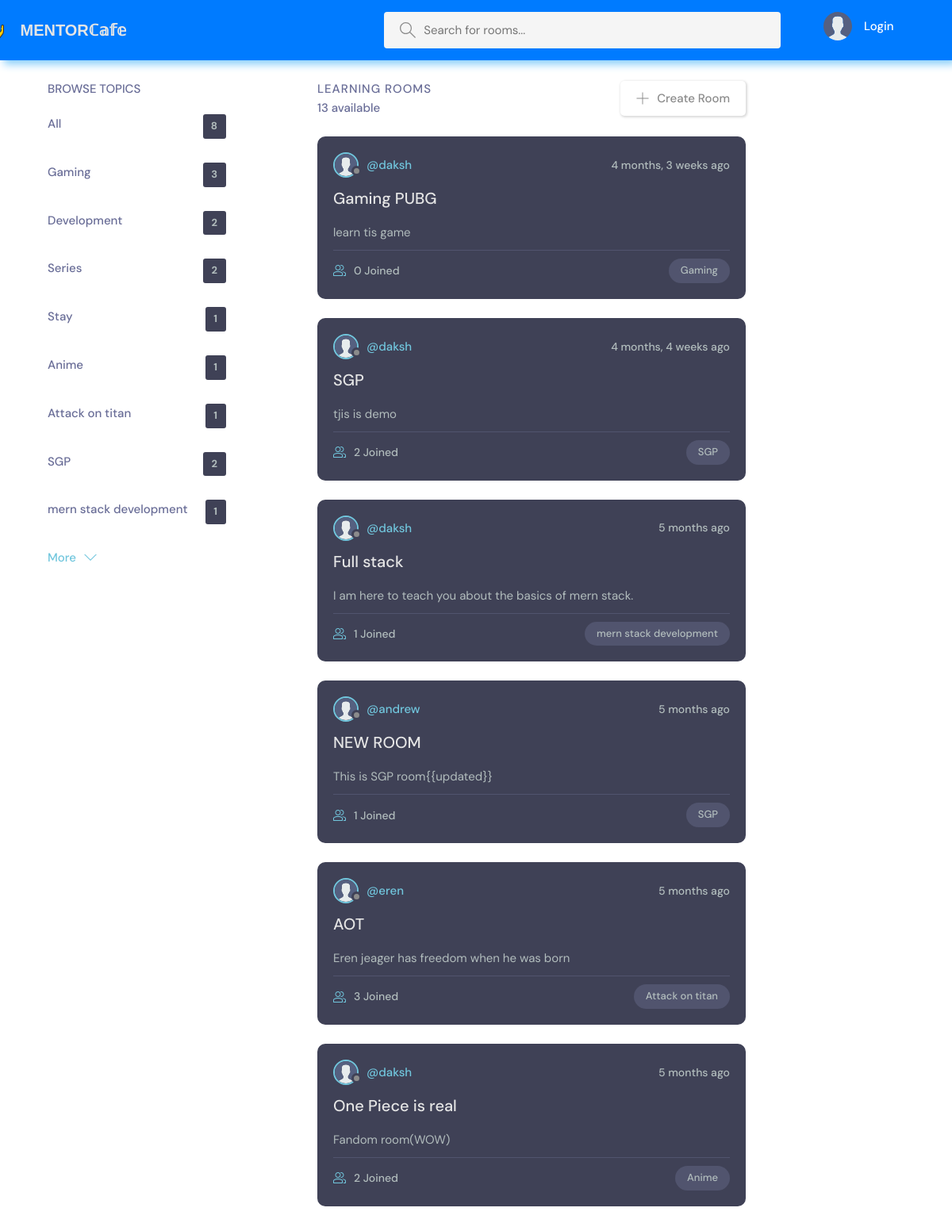
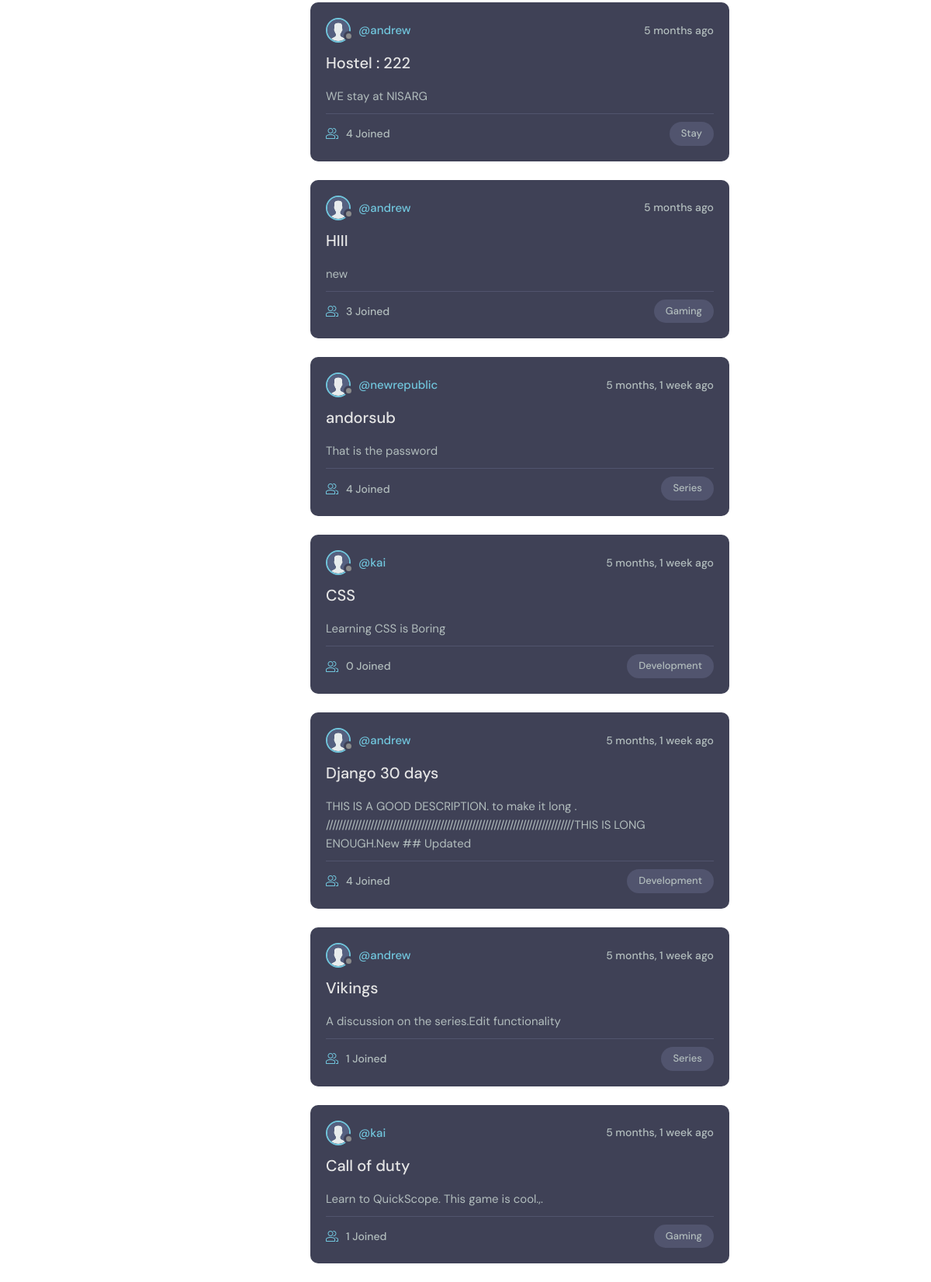
The page / on the database its author committed (2 pictures, top to bottom).
### base/models.py (models this page shows, shortened)
class Topic(models.Model):
    name = models.CharField(max_length=255)

class Room(models.Model):
    host = models.ForeignKey(User,on_delete=models.SET_NULL,null=True)
    topic = models.ForeignKey(Topic,on_delete=models.SET_NULL,null=True)
    name = models.CharField(max_length=255)
    description = models.TextField(null=True,blank=True)
    participants = models.ManyToManyField(User,related_name='participants',blank=True)
    updated = models.DateTimeField(auto_now_add=True)
    created = models.DateTimeField(auto_now_add=True)
    class Meta:
        ordering = ['-updated','created']

### base/views.py (the view)
# urls.py: 2. Add a URL to urlpatterns:  path('', views.home, name='home')
def home(request):
    q = request.GET.get('q') if request.GET.get('q') != None else ''
    rooms = Room.objects.filter(
        Q(topic__name__icontains = q)|
        Q(name__icontains = q)|
        Q(description__icontains = q)
        )
    topics = Topic.objects.all()
    room_count = rooms.count()
    context = {'rooms':rooms,'topics' : topics,'room_count':room_count}
    return render(request, 'base/home.html',context)

### base/templates/base/home.html (shortened to what this page needs)
{%extends 'main.html' %}
{% load static%}
{%block content%}
  <main class="layout layout--3">
    <div class="container">
      <div class="topics">
        <div class="topics__header">
          <h2>Browse Topics</h2>
        </div>
        <ul class="topics__list">
          <li>
            <a href="{% url 'home' %}"> All <span>{{topics.count}}</span></a>
          </li>
          {%for topic in topics %}
          <li>
            <a href="{% url 'home' %}?q={{topic.name}}">{{topic.name}} <span>{{topic.room_set.all.count}}</span></a>
          </li>
          {%endfor%}
        </ul>
        <a class="btn btn--link" href="topics.html">
          More
          <svg version="1.1" xmlns="http://www.w3.org/2000/svg" width="32" height="32" viewBox="0 0 32 32">
            <title>chevron-down</title>
            <path d="M16 21l-13-13h-3l16 16 16-16h-3l-13 13z"></path>
          </svg>
        </a>
      </div>
      <div class="roomList">
        <div class="roomList__header">
          <div>
            <h2>Learning Rooms</h2>
            <p>{{room_count}} available</p>
          </div>
          <a class="btn btn--main" href="{% url 'create-room' %}">
            <svg version="1.1" xmlns="http://www.w3.org/2000/svg" width="32" height="32" viewBox="0 0 32 32">
              <title>add</title>
              <path
                d="M16.943 0.943h-1.885v14.115h-14.115v1.885h14.115v14.115h1.885v-14.115h14.115v-1.885h-14.115v-14.115z">
              </path>
            </svg>
            Create Room
          </a>
        </div>
        {%for room in rooms%}
        <div class="roomListRoom">
          <div class="roomListRoom__header">
            <a href="{% url 'profile' room.host.id %}" class="roomListRoom__author">
              <div class="avatar avatar--small">
                <img src="{% static 'images/avatar.svg' %}" />
              </div>
              <span>@{{room.host.username}}</span>
            </a>
            <div class="roomListRoom__actions">
              <span>{{room.created|timesince}} ago</span>
            </div>
          </div>
          <div class="roomListRoom__content">
            <a href="{% url 'room' room.id %}">{{room.name}}</a>
            <p>
              {{room.description}}
            </p>
          </div>
          <div class="roomListRoom__meta">
            <a href="{% url 'room' room.id %}" class="roomListRoom__joined">
                {{room.participants.all.count}}  Joined
            </a>
            <p class="roomListRoom__topic">{{room.topic.name}}</p>
          </div>
        </div>
        {%endfor%}
      </div>
          </div>
  </main>
{%endblock%}

### static/styles/style.css (style rules this page uses)
:root { --color-main: #71c6dd; --color-main-light: #e1f6fb; --color-dark: #3f4156; --color-dark-medium: #51546e; --color-dark-light: #696d97; --color-light: #e5e5e5; --color-gray: #8b8b8b; --color-light-gray: #b2bdbd; --color-bg: #2d2d39; --color-success: #5dd693; --color-error: #fc4b0b; }
* { font-family: "DM Sans", -apple-system, BlinkMacSystemFont, "Segoe UI", Roboto, Oxygen, Ubuntu, Cantarell, "Open Sans", "Helvetica Neue", sans-serif; margin: 0; padding: 0; box-sizing: border-box; text-rendering: optimizeLegibility; font-size: inherit; }
html { font-size: 56.25%; }
@media only screen and (min-width: 1200px) { html { font-size: 62.5%; } }
body { line-height: 1.6; font-weight: 400; font-size: 1.5rem; color: var(--color-light-gray); background-color: WHITE; min-height: 100vh; }
img { width: 100%; }
a { display: inline-block; color: var(--color-main); text-decoration: none; }
.container { max-width: 120rem; width: 90%; margin: auto; }
.btn { background-color: transparent; border: none; display: inline-flex; align-items: center; gap: 1rem; cursor: pointer; transition: all ease-in-out 0.3s; padding: 1rem 2rem; border-radius: 5px; box-shadow: 1px 1px 3px 1px rgba(0, 0, 0, 0.15); font-weight: 500; }
.btn--link { border-radius: 0; padding: 0; color: var(--color-main); box-shadow: none; }
.btn--main { color: var(--color-gray); }
.btn > svg { fill: currentColor; width: 1.6rem; height: 1.6rem; }
.avatar { position: relative; display: inline-block; border-radius: 50%; border: 2px solid var(--color-main); }
.avatar img { display: block; border-radius: 50%; object-fit: cover; object-position: center; }
.avatar::after { content: ""; display: block; position: absolute; background-color: var(--color-gray); z-index: 111; border-radius: 50%; border: 0.3rem solid var(--color-dark); }
.avatar.avatar--small img { width: 2.8rem; height: 2.8rem; }
.avatar.avatar--small:after { width: 0.7rem; height: 0.7rem; bottom: 0px; right: -6px; }
.layout { margin-top: 2.4rem; }
.layout > .container { display: flex; justify-content: space-between; align-items: flex-start; }
.layout--3 > .container > div:first-child { flex-basis: 50%; max-width: 22.5rem; }
.layout--3 > .container > div:nth-child(2) { flex-basis: 50%; }
.layout--3 > .container > div:last-child { flex-basis: 50%; }
.topics__header { margin-bottom: 2rem; }
.topics__header h2 { text-transform: uppercase; font-weight: 500; color: var(--color-dark-light); }
.topics__list { list-style: none; }
.topics__list li a { display: flex; justify-content: space-between; margin-bottom: 3rem; font-weight: 500; color: var(--color-dark-light); transition: all 0.3s ease-in-out; }
.topics__list li a span { padding: 0.5rem 1rem; background-color: var(--color-dark); color: var(--color-light-gray); border-radius: 3px; font-size: 1.3rem; font-weight: 700; letter-spacing: 1px; }
.roomList { position: relative; right: 200px; }
.roomList__header { display: flex; justify-content: space-between; align-items: center; margin-bottom: 2.4rem; }
.roomList__header h2 { text-transform: uppercase; font-weight: 500; color: var(--color-dark-light); letter-spacing: 1px; }
.roomList__header p { font-weight: 500; color: var(--color-dark-light); }
.roomListRoom { margin-bottom: 2.4rem; background-color: var(--color-dark); border-radius: 1rem; padding: 2rem; }
.roomListRoom__header { display: flex; justify-content: space-between; align-items: center; }
.roomListRoom__author { font-weight: 500; display: flex; align-items: center; gap: 1rem; }
.roomListRoom__actions { display: flex; align-items: flex-start; gap: 1rem; position: relative; }
.roomListRoom__actions span { font-size: 1.4rem; font-weight: 500; }
.roomListRoom__content { margin: 1rem 0; }
.roomListRoom__content a { font-size: 2rem; font-weight: 500; margin-bottom: 1.5rem; color: var(--color-light); transition: all 0.3s ease-in-out; }
.roomListRoom__meta { border-top: 1px solid var(--color-dark-medium); padding-top: 1rem; display: flex; align-items: center; justify-content: space-between; }
.roomListRoom__joined { color: var(--color-light-gray); display: flex; align-items: center; gap: 1rem; font-size: 1.4rem; font-weight: 500; }
.roomListRoom__joined svg { fill: var(--color-main); width: 1.6rem; height: 1.6rem; }
.roomListRoom__topic { padding: 5px 1.5rem; background-color: var(--color-dark-medium); border-radius: 5rem; font-weight: 500; font-size: 1.3rem; }

### rows shown on the page
Topic: name "Gaming", room_set.all.count "3"
Topic: name "Development", room_set.all.count "2"
Topic: name "Series", room_set.all.count "2"
Topic: name "Stay", room_set.all.count "1"
Topic: name "Anime", room_set.all.count "1"
Topic: name "Attack on titan", room_set.all.count "1"
Topic: name "SGP", room_set.all.count "2"
Topic: name "mern stack development", room_set.all.count "1"
Room: host.username "daksh", created "4 months, 3 weeks", name "Gaming PUBG", description "learn tis game", participants.all.count "0", topic.name "Gaming"
Room: host.username "daksh", created "4 months, 4 weeks", name "SGP", description "tjis is demo", participants.all.count "2", topic.name "SGP"
Room: host.username "daksh", created "5 months", name "Full stack", description "I am here to teach you about the basics of mern stack.", participants.all.count "1", topic.name "mern stack development"
Room: host.username "andrew", created "5 months", name "NEW ROOM", description "This is SGP room{{updated}}", participants.all.count "1", topic.name "SGP"
Room: host.username "eren", created "5 months", name "AOT", description "Eren jeager has freedom when he was born", participants.all.count "3", topic.name "Attack on titan"
Room: host.username "daksh", created "5 months", name "One Piece is real", description "Fandom room(WOW)", participants.all.count "2", topic.name "Anime"
Room: host.username "andrew", created "5 months", name "Hostel : 222", description "WE stay at NISARG", participants.all.count "4", topic.name "Stay"
Room: host.username "andrew", created "5 months", name "HIII", description "new", participants.all.count "3", topic.name "Gaming"
Room: host.username "newrepublic", created "5 months, 1 week", name "andorsub", description "That is the password", participants.all.count "4", topic.name "Series"
Room: host.username "kai", created "5 months, 1 week", name "CSS", description "Learning CSS is Boring", participants.all.count "0", topic.name "Development"
Room: host.username "andrew", created "5 months, 1 week", name "Django 30 days", description "THIS IS A GOOD DESCRIPTION. to make it long . //////////////////////////////////////////////////////////////////////////////THIS IS LONG ENOUGH.New ## Updated", participants.all.count "4", topic.name "Development"
Room: host.username "andrew", created "5 months, 1 week", name "Vikings", description "A discussion on the series.Edit functionality", participants.all.count "1", topic.name "Series"
Room: host.username "kai", created "5 months, 1 week", name "Call of duty", description "Learn to QuickScope. This game is cool.,.", participants.all.count "1", topic.name "Gaming"

### other values the page prints
{{ topics.count }} "8"
{{ room_count }} "13"
